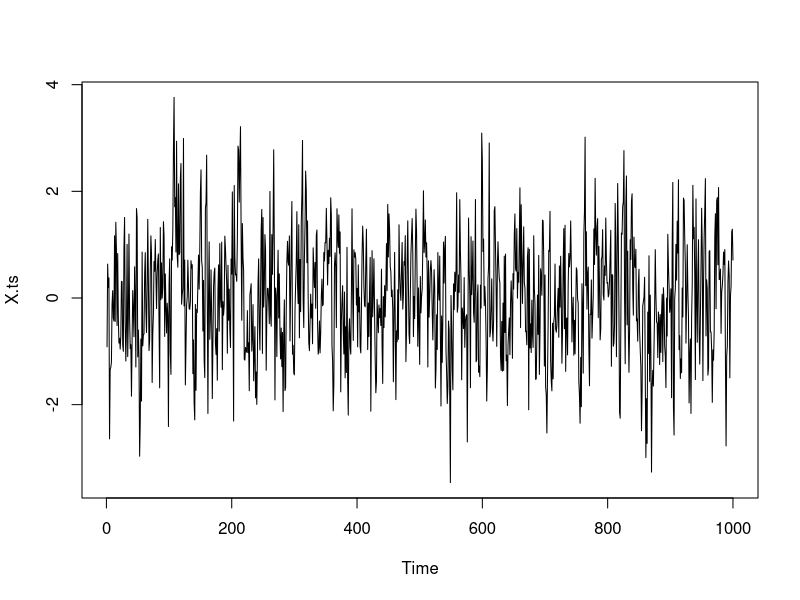
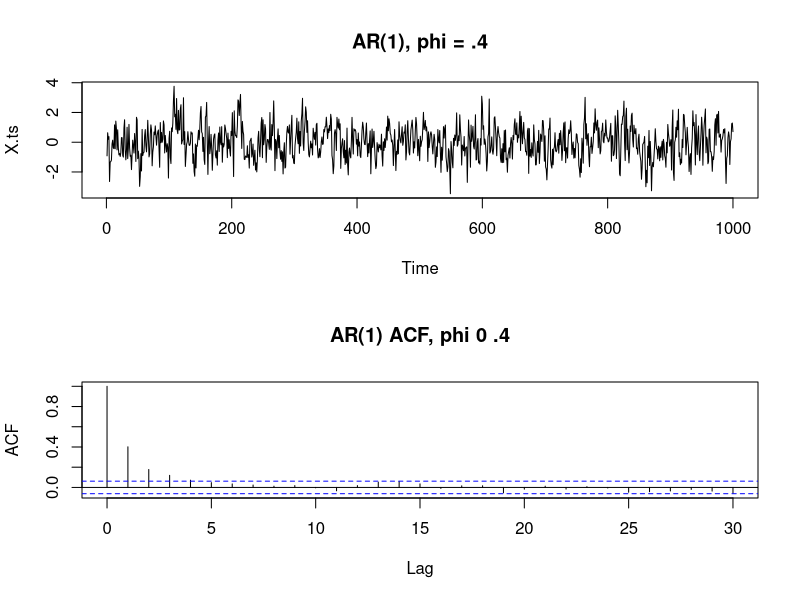

These figures' R source, in order:
set.seed(2016); N = 1000; phi=0.4;
Z = rnorm(N, 0, 1); X = NULL;
X[1] = Z[1]

for (t in 2:N) { X[t] = Z[t] + phi*X[t-1];}
X.ts = ts(X)
plot(X.ts)

par(mfrow=c(2,1))
plot(X.ts, main='AR(1), phi = .4')
X.acf = acf(X.ts, main="AR(1) ACF, phi 0 .4")
